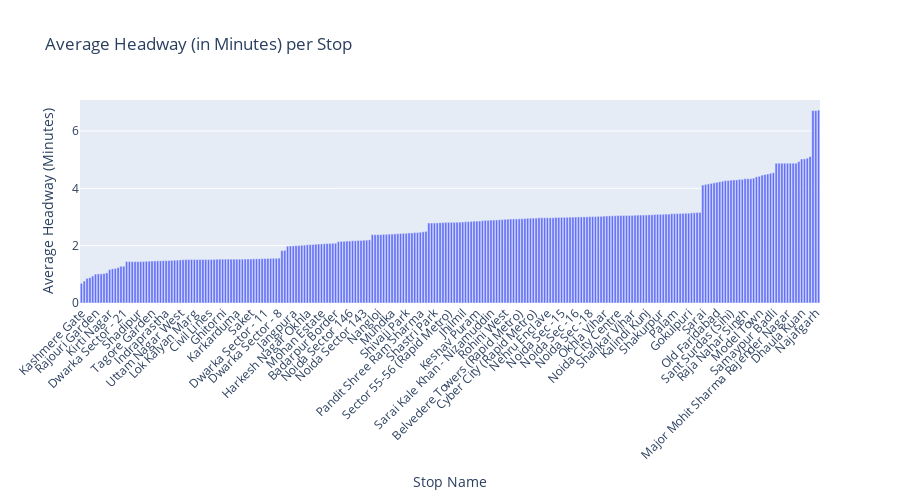

Notebook source saved alongside this figure:
### Markdown cell above
Headway Analysis

### Code cell
stop_times['arrival_datetime'] = pd.to_timedelta(stop_times['arrival_time'], errors='coerce')
headways = stop_times.sort_values(by=['stop_id', 'arrival_datetime'])
headways['prev_arrival'] = headways.groupby('stop_id')['arrival_datetime'].shift(1)
headways['headway_minutes'] = (headways['arrival_datetime'] - headways['prev_arrival']).dt.total_seconds() / 60

avg_headway = headways.groupby('stop_id')['headway_minutes'].mean().reset_index()
avg_headway = avg_headway.merge(stops[['stop_id', 'stop_name']], on='stop_id')
avg_headway = avg_headway.dropna().sort_values('headway_minutes')

fig = px.bar(
    avg_headway,
    x='stop_name',
    y='headway_minutes',
    title='Average Headway (in Minutes) per Stop',
    labels={'stop_name': 'Stop Name', 'headway_minutes': 'Average Headway (Minutes)'},
)
fig.update_layout(xaxis_tickangle=-45, height=500)
fig.show()

### Figure 1 — Plotly figure (JSON) as saved in the notebook; plotly's stock layout.template omitted (floating-point values rounded to 4 significant figures; data arrays with more than 128 entries replaced by an {"elided": "..."} marker saying what was removed)
{"data": [{"hovertemplate": "Stop Name=%{x}<br>Average Headway (Minutes)=%{y}<extra></extra>", "legendgroup": "", "marker": {"color": "#636efa", "pattern": {"shape": ""}}, "name": "", "orientation": "v", "showlegend": false, "textposition": "auto", "type": "bar", "x": {"elided": "262 str values"}, "xaxis": "x", "y": {"elided": "262 float values"}, "yaxis": "y"}], "layout": {"barmode": "relative", "height": 500, "legend": {"tracegroupgap": 0}, "title": {"text": "Average Headway (in Minutes) per Stop"}, "xaxis": {"anchor": "y", "domain": [0, 1], "tickangle": -45, "title": {"text": "Stop Name"}}, "yaxis": {"anchor": "x", "domain": [0, 1], "title": {"text": "Average Headway (Minutes)"}}}}
